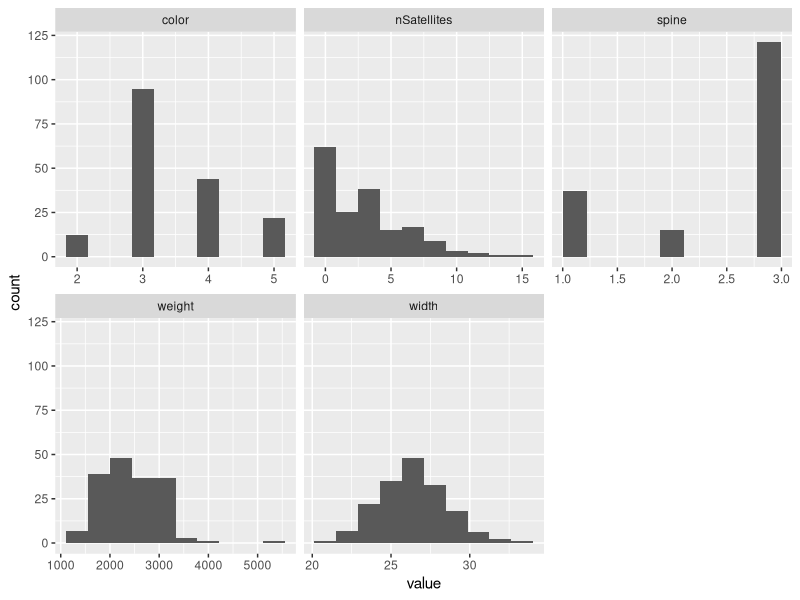
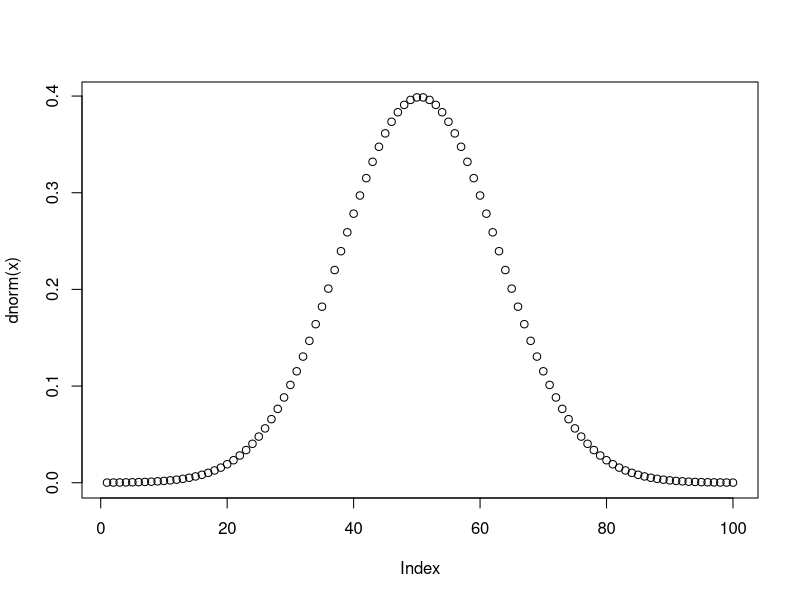
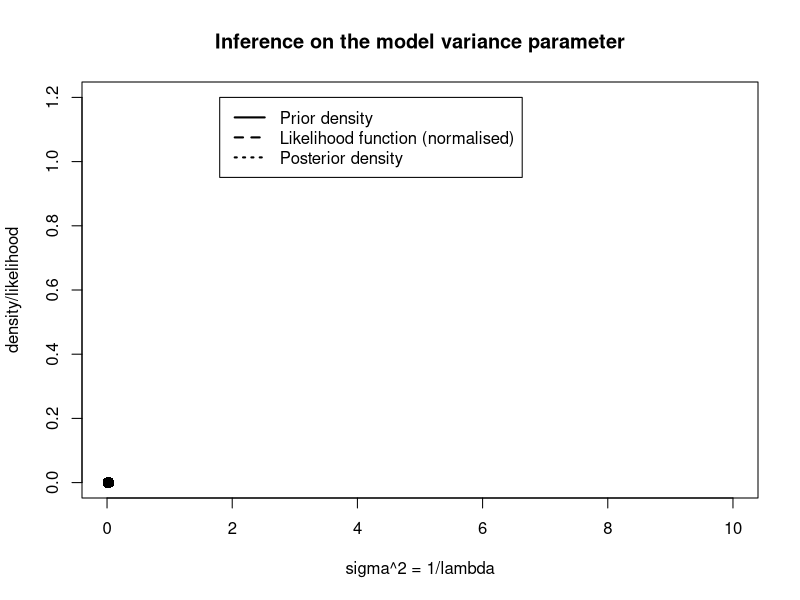

Recreate these plots in R, in order.
## ---- chunk 1
knitr::opts_chunk$set(echo = TRUE)
## ---- chunk 2
crab <- read.table("crab.txt",header=TRUE)
head(crab)
## ---- chunk 3

mean_list <- lapply(crab, mean)
variance_list <- lapply(crab,var)
range_list <- lapply(crab,range)
list_all <- list(mean_list,variance_list,range_list)
result <- setNames(do.call(rbind.data.frame, list_all), c("color", "spine","width","nSatellites","weight"))
result$Category <- c("Means","Variances","Range_lower","Range_upper")
result
## ---- chunk 4
library(tidyr)
library(ggplot2)

crab %>% gather() %>% head()
ggplot(gather(crab), aes(value)) + 
    geom_histogram(bins = 10) + 
    facet_wrap(~key, scales = 'free_x')

## ---- chunk 5
x <- seq(-4, 4, length=100)
plot(dnorm(x))
## ---- chunk 6
#Did for all variables 
mle_list <- lapply(crab, mean)
print(mle_list)

n <- nrow(crab)

mle_color <- 3.439306 # xbar
mle_spine <- 2.485549 # xbar
mle_width <- 26.29884 # xbar
mle_nSatellites <- 2.919075 # xbar
mle_weight <- 2437.191 # xbar

sigma_color <- sqrt(var(crab$color)) # sigma 
sigma_spine <- sqrt(var(crab$spine)) # sigma
sigma_width <- sqrt(var(crab$width)) # sigma
sigma_nSatellites <- sqrt(var(crab$nSatellites)) # sigma
sigma_weight <- sqrt(var(crab$weight)) # sigma

# Confidence Intervals 
color_CI <- c(mle_color - (1.96*(sigma_color/sqrt(n))),mle_color + (1.96*(sigma_color/sqrt(n))))
spine_CI <- c(mle_spine - (1.96*(sigma_spine/sqrt(n))),mle_spine + (1.96*(sigma_spine/sqrt(n))))
width_CI <- c(mle_width - (1.96*(sigma_width/sqrt(n))),mle_width + (1.96*(sigma_width/sqrt(n))))
nSatellites_CI <- c(mle_nSatellites - (1.96*(sigma_nSatellites/sqrt(n))),mle_nSatellites + (1.96*(sigma_nSatellites/sqrt(n))))
weight_CI <- c(mle_weight - (1.96*(sigma_weight/sqrt(n))),mle_weight + (1.96*(sigma_weight/sqrt(n))))
  
## ---- chunk 7
n <- length(crab$width)
n
## ---- chunk 8
sigma_sq <- var(crab$width)
## ---- chunk 9
ybar <- mean(crab$width)
ybar
## ---- chunk 10
mustar <- ((1-.99425)*20) + (.99425*26.29884)
mustar
## ---- chunk 11
sigma_squared_star <- (.99425 * 1.2)/173
sigma_squared_star
## ---- chunk 12
abs(qnorm(.05,lower.tail=TRUE))
## ---- chunk 13
#Credibility Interval Calculated
lower_bound <- 26.26262 - (1.644854*(sqrt(0.006896532)))
upper_bound <- 26.26262 + (1.644854*(sqrt(0.006896532)))
lower_bound
upper_bound
## ---- chunk 14
y = crab$width # data
n = length(y)
sigma2= 1.2 # known mean

#### Parameters for prior density (usually called hyperparameters)
a=3
b=2

a0=3 # prior shape parameter
b0=2  # prior scale(rate) parameter
options(digits=4)
a=a0+n/2; 
c(a,sigma2,b)


# Inference on sigma2 = 1/lambda 

sig2priormean=b0/(a0-1)  # Prior mean for sigma^2

sig2postmean=b/(a-1)

### 95% Cred. Int

sig2cr=1/qgamma(c(0.975,0.025),a,b)

c(ybar, mustar, sig2cr)

sig2v=seq(0.01,10,0.01) # HERE 
prior=dgamma(1/sigma_squared_star,a0,b0)/sigma_squared_star^2
post=dgamma(1/sigma_squared_star,a,b)/sigma_squared_star^2;
like=dgamma(1/sigma_squared_star,a-a0-1,b-b0+0)/sigma_squared_star^2
plot(c(0,10),c(0,1.2),type="n",
     main="Inference on the model variance parameter",
     xlab="sigma^2 = 1/lambda",ylab="density/likelihood")
lines(sigma_squared_star,prior,lty=3,lwd=2); lines(sigma_squared_star,like,lty=3,lwd=2)
lines(sigma_squared_star,post,lty=3,lwd=2)

points(sig2cr,c(0,0),pch=rep(16,2),cex=rep(1.5,2))
legend(1.8,1.2,
       c("Prior density","Likelihood function (normalised)","Posterior density"),
       lty=c(1,2,3),lwd=c(2,2,2))

